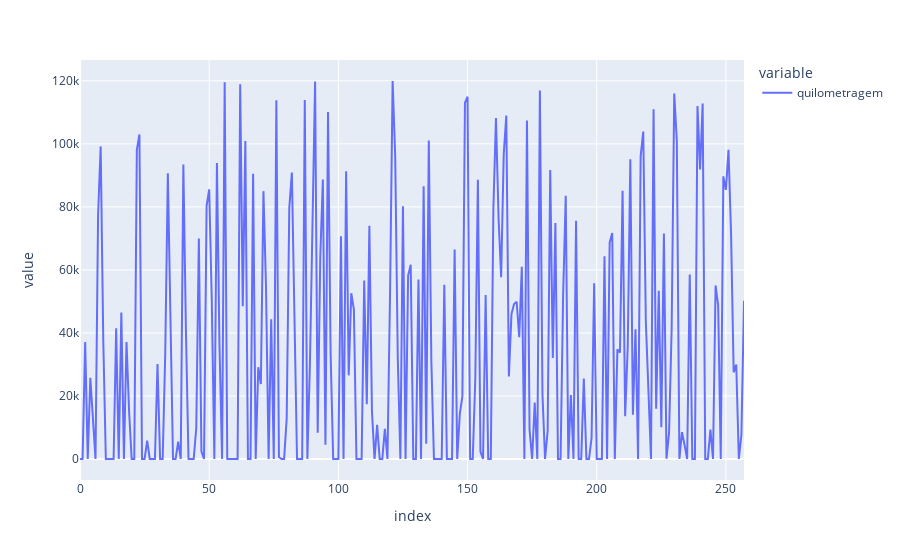

Notebook code cell kept with this figure:
### Code cell
#4 
px.line(dados.quilometragem)

### Figure 1 — Plotly figure (JSON) as saved in the notebook; plotly's stock layout.template omitted (floating-point values rounded to 4 significant figures; data arrays with more than 128 entries replaced by an {"elided": "..."} marker saying what was removed)
{"data": [{"hovertemplate": "variable=quilometragem<br>index=%{x}<br>value=%{y}<extra></extra>", "legendgroup": "quilometragem", "line": {"color": "#636efa", "dash": "solid"}, "marker": {"symbol": "circle"}, "mode": "lines", "name": "quilometragem", "orientation": "v", "showlegend": true, "type": "scatter", "x": {"elided": "258 int values"}, "xaxis": "x", "y": {"elided": "258 int values"}, "yaxis": "y"}], "layout": {"legend": {"title": {"text": "variable"}, "tracegroupgap": 0}, "margin": {"t": 60}, "xaxis": {"anchor": "y", "domain": [0, 1], "title": {"text": "index"}}, "yaxis": {"anchor": "x", "domain": [0, 1], "title": {"text": "value"}}}}
